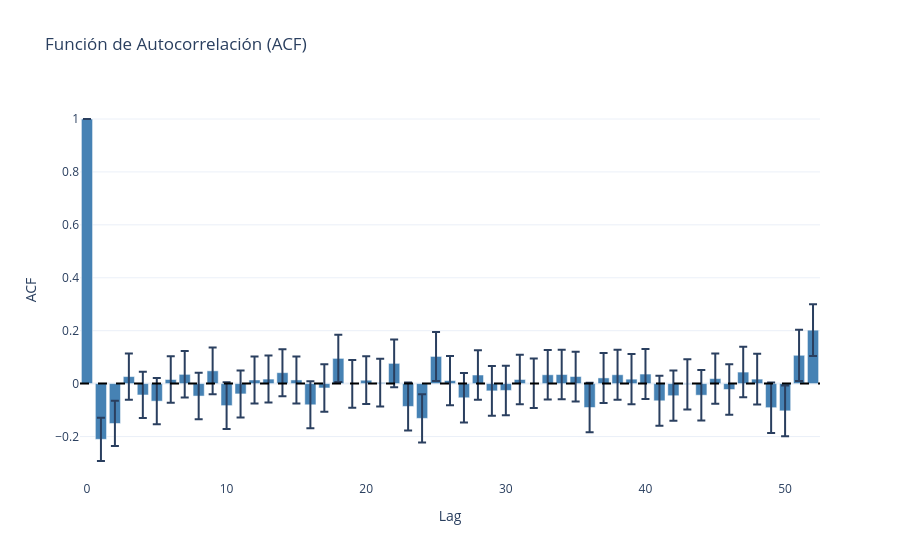

This figure's notebook cell:
### Markdown cell above
**ADF**

$-8.8196$ Es mucho más negativo que el valor crítico de $-2.8668$ y el p-value $0$ es menor que el nivel de significancia $\alpha=0.05$. Por lo que se rechaza la hipótesis nula ($H_0$). La prueba confirma que la serie diferenciada ES estacionaria en la media.

**KPSS**
$0.1602$ Es menor que el valor crítico de $0.463$ y el p-value $0.1$ es mayor que el nivel de significancia $\alpha=0.05$.Por lo que no se rechaza la hipótesis nula ($H_0$). La prueba confirma que la serie diferenciada ES estacionaria.

### Code cell
acf_vals, confint = plot_acf_series(ts_data_diff, lags=52, use_plotly=USE_PLOTLY)

### Figure 1 — Plotly figure (JSON) as saved in the notebook; plotly's stock layout.template omitted (floating-point values rounded to 4 significant figures)
{"data": [{"error_y": {"array": [0.0, 0.08195, 0.08551, 0.08727, 0.08733, 0.08747, 0.08781, 0.08782, 0.08792, 0.08809, 0.08826, 0.08879, 0.0889, 0.08892, 0.08894, 0.08907, 0.08908, 0.08956, 0.08958, 0.09026, 0.09026, 0.09028, 0.09028, 0.09071, 0.09126, 0.09252, 0.09328, 0.09329, 0.0935, 0.09357, 0.09363, 0.09368, 0.09369, 0.09369, 0.09377, 0.09386, 0.09391, 0.09449, 0.09452, 0.0946, 0.09462, 0.09471, 0.09501, 0.09516, 0.09516, 0.0953, 0.09532, 0.09536, 0.09549, 0.09551, 0.09609, 0.09683, 0.09762], "type": "data", "visible": true}, "marker": {"color": "steelblue"}, "name": "ACF", "type": "bar", "x": [0, 1, 2, 3, 4, 5, 6, 7, 8, 9, 10, 11, 12, 13, 14, 15, 16, 17, 18, 19, 20, 21, 22, 23, 24, 25, 26, 27, 28, 29, 30, 31, 32, 33, 34, 35, 36, 37, 38, 39, 40, 41, 42, 43, 44, 45, 46, 47, 48, 49, 50, 51, 52], "y": [1.0, -0.2106, -0.1507, 0.02654, -0.04297, -0.0663, 0.01558, 0.03494, -0.04709, 0.04821, -0.08327, -0.03896, 0.01358, 0.01703, 0.04129, 0.01378, -0.08004, -0.01646, 0.09528, -0.001018, 0.01272, 0.003931, 0.07647, -0.08627, -0.1314, 0.1027, 0.01141, -0.05351, 0.03239, -0.02748, -0.02573, 0.01557, 0.001493, 0.03335, 0.03423, 0.02667, -0.09032, 0.0215, 0.03345, 0.01683, 0.03605, -0.06494, -0.04576, -0.002709, -0.04383, 0.01886, -0.02226, 0.04355, 0.01697, -0.091, -0.103, 0.107, 0.202]}], "layout": {"shapes": [{"line": {"color": "black", "dash": "dash"}, "type": "line", "x0": 0, "x1": 1, "xref": "x domain", "y0": 0, "y1": 0, "yref": "y"}], "title": {"text": "Función de Autocorrelación (ACF)"}, "xaxis": {"title": {"text": "Lag"}}, "yaxis": {"title": {"text": "ACF"}}}}
